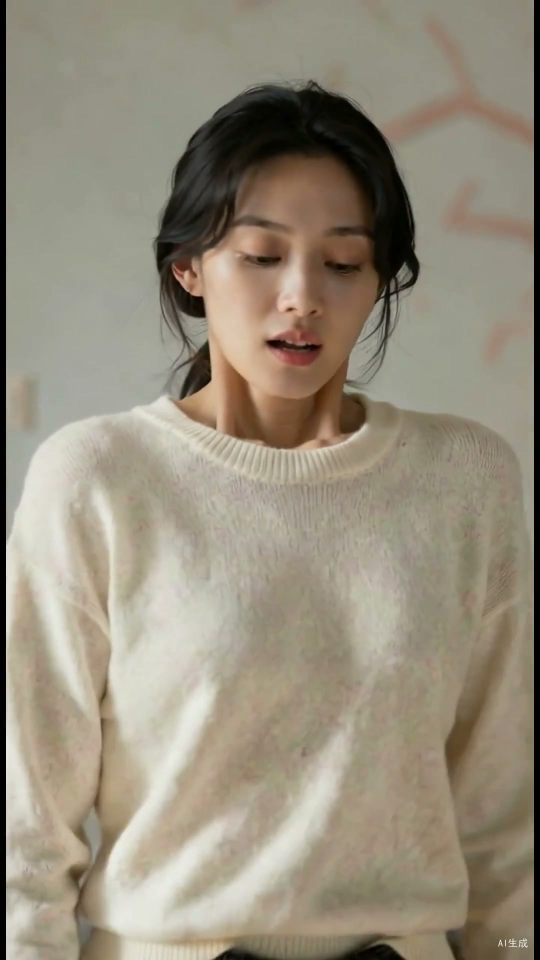
#> input picture short_drama_workflow/_archive_20260811_cleanup/ep_0811_012147/verify/shot_01.jpg, 1080 x 1920 px (shown at 1/2 size)
$ python -i face_qc.py   (imports and definitions only)   (older library calls are emulated)
#> lines starting #> are read from the running program, lines starting #| are printed output that depends on the picture
#!/usr/bin/env python3
# -*- coding: utf-8 -*-
"""人脸画质客观质检：双维度客观指标，补 AGNES 主观诊断的方差。

维度一 · 一致性(consistency)：OpenCV haar cascade 检测人脸 bbox，裁剪后灰度 SSIM 量化
    跨镜相似度，判定镜内跳变(intra)与跨镜串脸(cross)。加 profile 侧脸级联兜底提升侧脸/CG 检出。

维度二 · 画质(quality)：不依赖人脸检测，对每镜抽帧计算
    - sharpness  清晰度：Laplacian 方差（越高越清晰）
    - brightness 曝光：平均亮度，越界判过曝/欠曝
    - noise      噪声：中值滤波残差方差（越低越干净）
    → 即使检测不到脸（CG/风格化角色），整帧画质仍可客观打分，补此前"全跳过"的坑。

输出（face_consistency / qc_video）：
  ok / error
  face_score   0-10（越高越一致；无脸视频默认 10 安全通过）
  face_bad     bool
  quality_score 0-10（画质综合分）
  qc_score     0-10（consistency+quality 综合，仅 qc_video 返回）
  issues       [{shot, type, detail, value}]
  per_shot     [{shot, has_face, intra_ssim, cross_ssim, quality:{sharpness,brightness,noise}, duration}]
  quality      {avg_sharpness, avg_brightness, max_noise, worst_shot}

依赖：opencv-python-headless==4.11.0.86（装在隔离 venv）。本文件顶部把 venv site-packages 插入
sys.path，使 server.py（managed python 3.13.12）可 import cv2，不污染用户全局环境。
"""
import os, sys, json, subprocess, tempfile, urllib.request

VENV_SITE = r"C:\Users\67972\.workbuddy\binaries\python\envs\default\Lib\site-packages"
if VENV_SITE not in sys.path:
    sys.path.insert(0, VENV_SITE)

import cv2  # noqa: E402
import numpy as np  # noqa: E402

FFMPEG = r"C:\Users\67972\AppData\Local\Microsoft\WinGet\Packages\Gyan.FFmpeg_Microsoft.Winget.Source_8wekyb3d8bbwe\ffmpeg-8.1.1-full_build\bin\ffmpeg.exe"
FFPROBE = FFMPEG.replace("ffmpeg.exe", "ffprobe.exe")
HAAR_DIR = cv2.data.haarcascades
HAAR_FRONTAL = os.path.join(HAAR_DIR, "haarcascade_frontalface_default.xml")
HAAR_PROFILE = os.path.join(HAAR_DIR, "haarcascade_profileface.xml")

# 可选深度人脸检测（#89）：OpenCV Yunet DNN。需 opencv-contrib-python-headless + 模型权重，
# 离线默认缺失时自动回退 haar，功能不阻塞。
YUNET_URL = "https://github.com/opencv/opencv_zoo/raw/main/models/face_detection_yunet/face_detection_yunet_2023mar.onnx"
YUNET_PATH = os.path.join(HAAR_DIR, "face_detection_yunet_2023mar.onnx")
_DEEP_DETECTOR = None   # None=未尝试, False=不可用, 否则为 Yunet 检测器实例
_DEEP_TRIED = False      # 避免每次抽帧都重试导入/下载

# 一致性阈值
INTRA_JUMP_TH = 0.50   # 同镜首末帧相似度低于此 → 疑似镜内换脸/跳变
CROSS_DRIFT_TH = 0.40  # 相邻人物镜首帧相似度低于此 → 疑似跨镜串脸

# 画质阈值
SHARPNESS_REF = 200.0   # Laplacian 方差参考值（对应画质分 10）
SHARPNESS_MIN = 40.0    # 低于此 → 模糊 issue（扣分上限 4）
BRIGHT_LO, BRIGHT_HI = 40.0, 210.0   # 曝光可接受亮度区间
NOISE_WARN = 600.0     # 噪声残差方差警告阈值（超过 → 噪点 issue，扣分上限 2）


# [5 lines left out: function _extract_frame_at, not called in this run]


def _haar_faces(gray):
    """多尺度 + 兜底重试的 haar 人脸检测：覆盖正脸/侧脸/小脸/CG 风格。
    返回人脸 bbox 列表（空=未检出）。优先正脸级联，多 scaleFactor 扫描；
    次选侧脸级联（profile）补侧脸；最后放宽 minNeighbors 重试一次捞小脸/风格化脸。"""
    cands = []
    frontal = cv2.CascadeClassifier(HAAR_FRONTAL)
    for sf in (1.15, 1.3, 1.5):
        cands.append(frontal.detectMultiScale(gray, sf, 5))
    if os.path.isfile(HAAR_PROFILE):
        prof = cv2.CascadeClassifier(HAAR_PROFILE)
        for sf in (1.1, 1.3):
            cands.append(prof.detectMultiScale(gray, sf, 5))
    # 兜底：放宽 minNeighbors（更易误检但能捞风格化/CG 脸）
    cands.append(frontal.detectMultiScale(gray, 1.2, 3))
    if os.path.isfile(HAAR_PROFILE):
        cands.append(prof.detectMultiScale(gray, 1.2, 3))
    found = [f for f in cands if len(f) > 0]
    if not found:
        return []
    # 多组都命中时，取命中最多的一组，最大化召回
    return max(found, key=lambda f: len(f))


def _detect_face(img, deep=False):
    """返回最大人脸的灰度裁剪图（已 resize 到 64x64 便于比较），无脸返回 None。
    deep=True 优先用 Yunet DNN（检出率更高，覆盖更多姿态/CG），失败/缺失回退 haar 级联。"""
    if img is None:
        return None
    if deep:
        det = _load_yunet()
        if det is not None:
            f = _detect_face_deep(img, det)
            if f is not None:
                return f
    gray = cv2.cvtColor(img, cv2.COLOR_BGR2GRAY)
    faces = _haar_faces(gray)
    if len(faces) == 0:
        return None
    x, y, w, h = max(faces, key=lambda f: f[2] * f[3])
    return cv2.resize(gray[y:y + h, x:x + w], (64, 64))


# [232 lines left out: functions _load_yunet, _detect_face_deep, _ssim, _frame_quality, _video_duration, _quality_issue and 3 more, not called in this run]


# [9 lines not run here, left out]

>>> import cv2
>>> picture = cv2.imread('../../_archive_20260811_cleanup/ep_0811_012147/verify/shot_01.jpg')
#> picture is the input picture: shape (1920, 1080, 3); mean B, G, R 124.5, 141.7, 150.2
>>> result = _detect_face(picture)
#> in _detect_face, `gray = cv2.cvtColor(img, cv2.COLOR_BGR2GRAY)`:
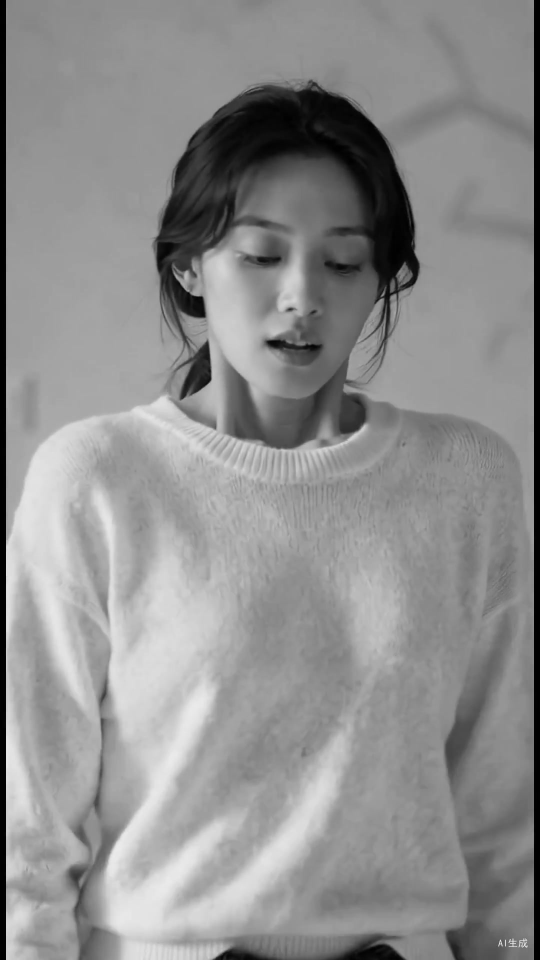
#> gray: shape (1920, 1080) (shown at 1/2 size); min 0, max 247, mean 142.3
#> after the loop in _haar_faces, `for sf in (1.15, 1.3, 1.5):`: cands = [[[350, 325, 500, 500]], [[357, 327, 476, 476]], [[393, 368, 410, 410]]]
#> after the loop in _haar_faces, `for sf in (1.1, 1.3):`: cands = [[[350, 325, 500, 500]], [[357, 327, 476, 476]], [[393, 368, 410, 410]], (), ()]
#> in _haar_faces, `found = [f for f in cands if len(f) > 0]`: found = [[[350, 325, 500, 500]], [[357, 327, 476, 476]], [[393, 368, 410, 410]], [[360, 335, 485, 485]]]
#> in _detect_face, `faces = _haar_faces(gray)`: faces = [[350, 325, 500, 500]]
#> in _detect_face, `x, y, w, h = max(faces, key=lambda f: f[2] * f[3])`: x = 350; y = 325; w = 500
#> in _detect_face, `return cv2.resize(gray[y:y + h, x:x + w], (64, 64))`:
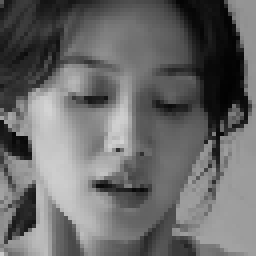
#> returned value: shape (64, 64) (shown 4 times larger); min 2, max 211, mean 105.2

$ run again, on short_drama_workflow/_archive_20260811_cleanup/ep_0811_012147/verify/shot_03.jpg
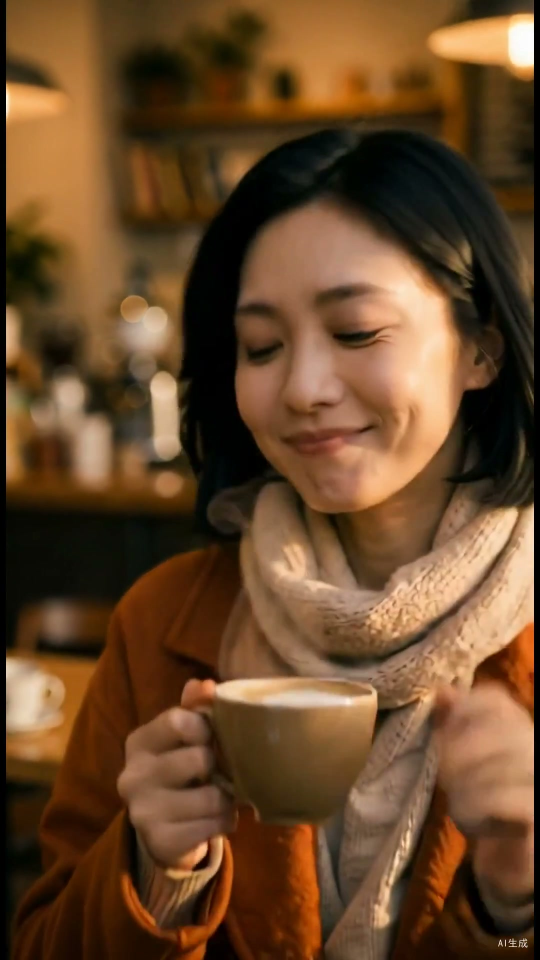
#> input picture short_drama_workflow/_archive_20260811_cleanup/ep_0811_012147/verify/shot_03.jpg, 1080 x 1920 px (shown at 1/2 size)
#> picture is the input picture: shape (1920, 1080, 3); mean B, G, R 41.6, 71.3, 103.7
#> in _detect_face, `gray = cv2.cvtColor(img, cv2.COLOR_BGR2GRAY)`:
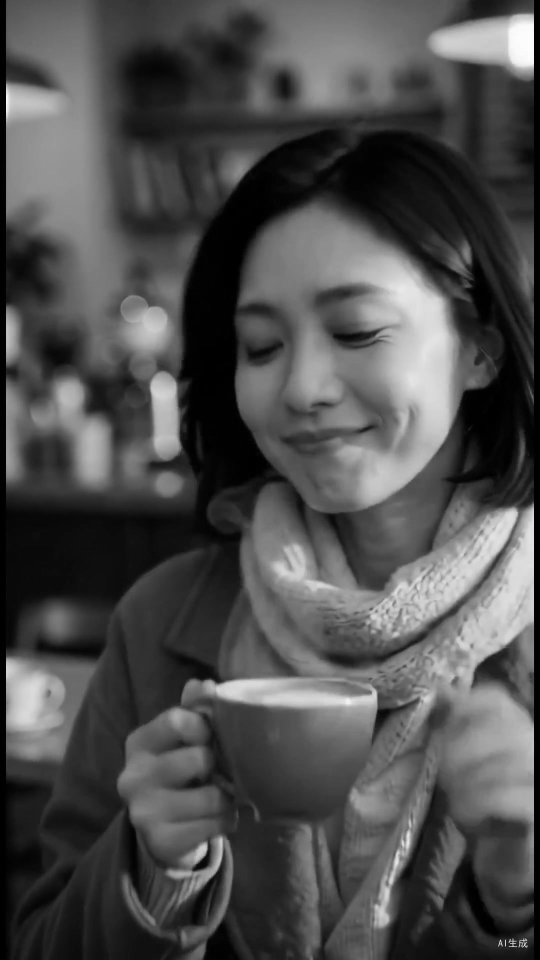
#> gray: shape (1920, 1080) (shown at 1/2 size); min 0, max 254, mean 77.6
#> after the loop in _haar_faces, `for sf in (1.15, 1.3, 1.5):`: cands = [[[415, 471, 525, 525]], [[384, 464, 532, 532]], [[384, 417, 615, 615]]]
#> after the loop in _haar_faces, `for sf in (1.1, 1.3):`: cands = [[[415, 471, 525, 525]], [[384, 464, 532, 532]], [[384, 417, 615, 615]], [[381, 376, 654, 654]], ()]
#> found = [[[415, 471, 525, 525]], [[384, 464, 532, 532]], [[384, 417, 615, 615]], [[381, 376, 654, 654]], [[399, 453, 557, 557]]]
#> faces = [[415, 471, 525, 525]]
#> x = 415; y = 471; w = 525
#> in _detect_face, `return cv2.resize(gray[y:y + h, x:x + w], (64, 64))`:
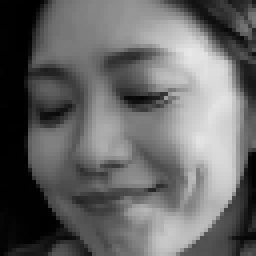
#> returned value: shape (64, 64) (shown 4 times larger); min 0, max 232, mean 102.2

$ run again, on short_drama_workflow/_archive_20260811_cleanup/ep_0811_012147/verify/shot_04.jpg
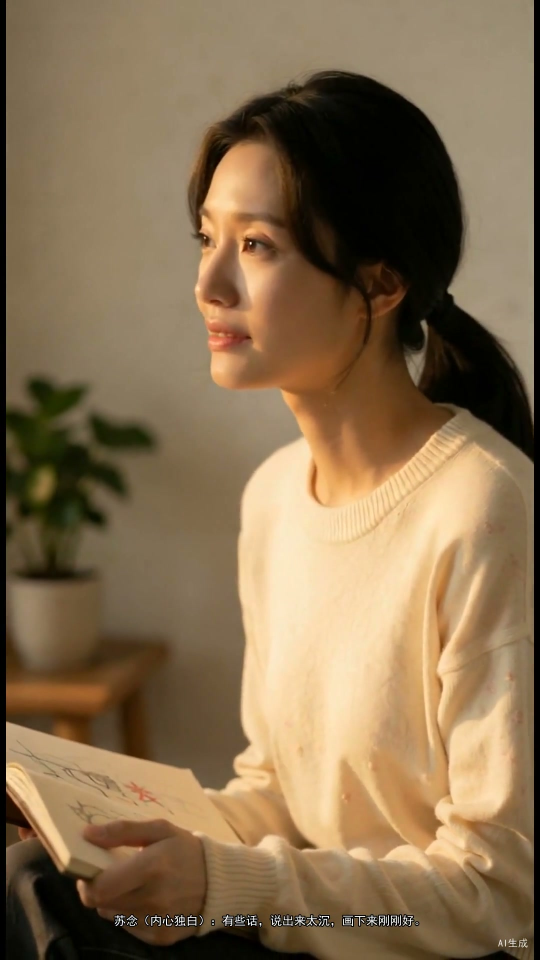
#> input picture short_drama_workflow/_archive_20260811_cleanup/ep_0811_012147/verify/shot_04.jpg, 1080 x 1920 px (shown at 1/2 size)
#> picture is the input picture: shape (1920, 1080, 3); mean B, G, R 80.7, 111.5, 135.1
#> in _detect_face, `gray = cv2.cvtColor(img, cv2.COLOR_BGR2GRAY)`:
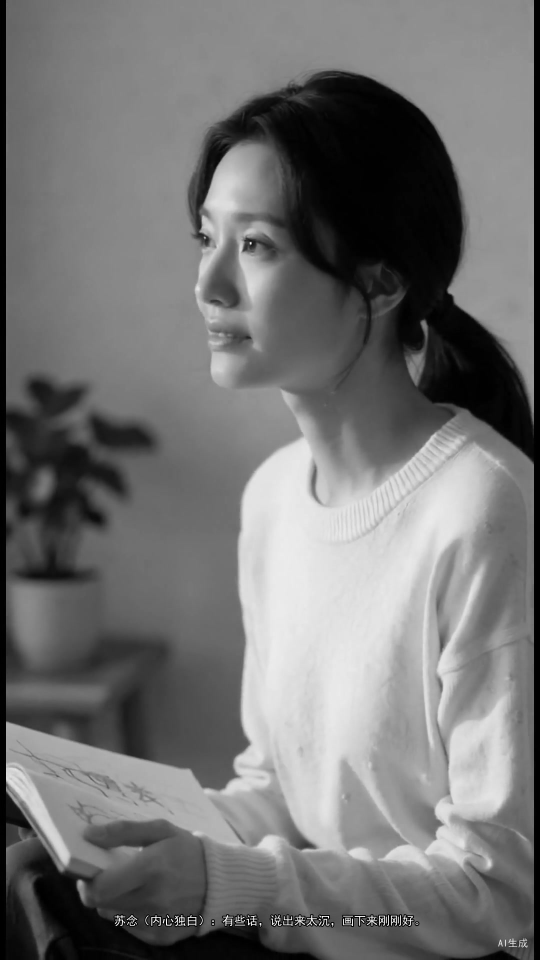
#> gray: shape (1920, 1080) (shown at 1/2 size); min 0, max 255, mean 115
#> after the loop in _haar_faces, `for sf in (1.15, 1.3, 1.5):`: cands = [[[812, 711, 45, 45]], (), ()]
#> after the loop in _haar_faces, `for sf in (1.1, 1.3):`: cands = [[[812, 711, 45, 45]], (), (), [[286, 277, 487, 487]], [[291, 281, 495, 495]]]
#> found = [[[812, 711, 45, 45]], [[286, 277, 487, 487]], [[291, 281, 495, 495]], [[811, 708, 48, 48]], [[278, 266, 481, 481]]]
#> faces = [[812, 711, 45, 45]]
#> x = 812; y = 711; w = 45
#> in _detect_face, `return cv2.resize(gray[y:y + h, x:x + w], (64, 64))`:
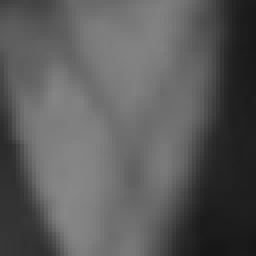
#> returned value: shape (64, 64) (shown 4 times larger); min 22, max 135, mean 90.3

$ run again, on short_drama_workflow/_archive_20260811_cleanup/ep_0811_012147/verify/shot_05.jpg
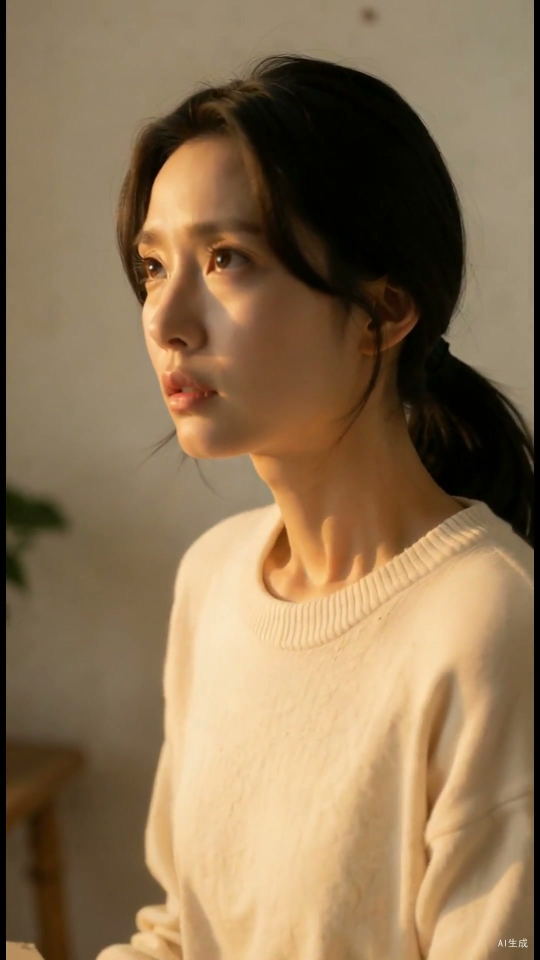
#> input picture short_drama_workflow/_archive_20260811_cleanup/ep_0811_012147/verify/shot_05.jpg, 1080 x 1920 px (shown at 1/2 size)
#> picture is the input picture: shape (1920, 1080, 3); mean B, G, R 83.9, 115.1, 139.8
#> in _detect_face, `gray = cv2.cvtColor(img, cv2.COLOR_BGR2GRAY)`:
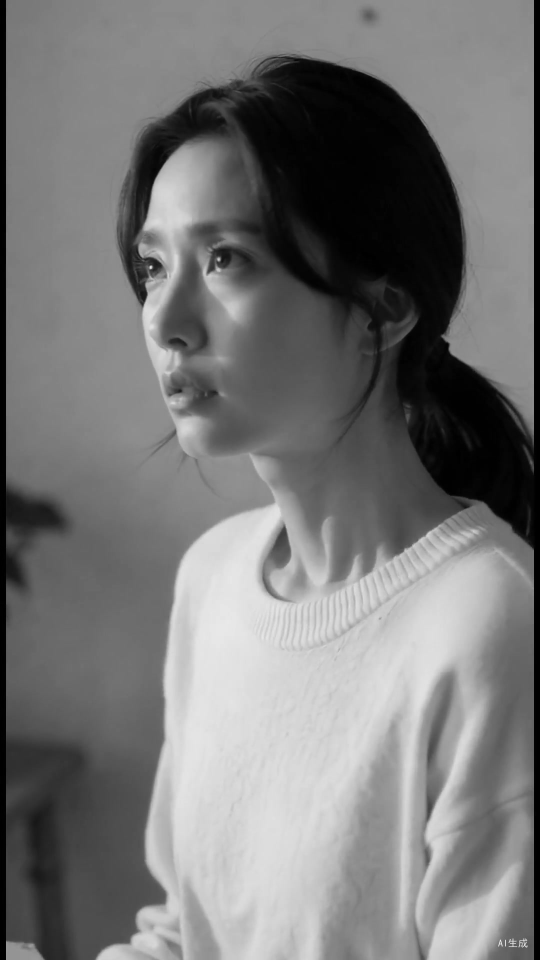
#> gray: shape (1920, 1080) (shown at 1/2 size); min 0, max 242, mean 118.9
#> after the loop in _haar_faces, `for sf in (1.15, 1.3, 1.5):`: cands = [(), (), ()]
#> after the loop in _haar_faces, `for sf in (1.1, 1.3):`: cands = [(), (), (), [[125, 196, 722, 722]], ()]
#> found = [[[125, 196, 722, 722]], [[118, 208, 744, 744]]]
#> faces = [[125, 196, 722, 722]]
#> x = 125; y = 196; w = 722
#> in _detect_face, `return cv2.resize(gray[y:y + h, x:x + w], (64, 64))`:
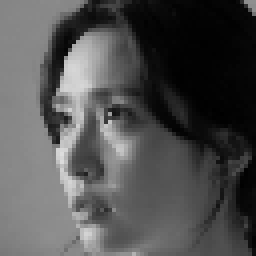
#> returned value: shape (64, 64) (shown 4 times larger); min 0, max 221, mean 80.2
